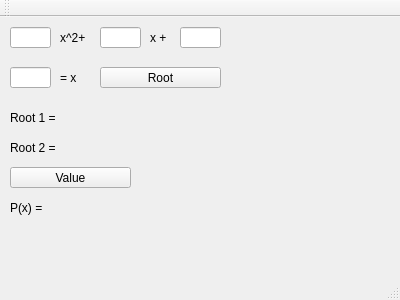
<?xml version="1.0" encoding="UTF-8"?>
<ui version="4.0">
 <class>MainWindow</class>
 <widget class="QMainWindow" name="MainWindow">
  <property name="geometry">
   <rect>
    <x>0</x>
    <y>0</y>
    <width>400</width>
    <height>300</height>
   </rect>
  </property>
  <property name="windowTitle">
   <string>MainWindow</string>
  </property>
  <widget class="QWidget" name="centralWidget">
   <widget class="QLineEdit" name="lineEdit">
    <property name="geometry">
     <rect>
      <x>10</x>
      <y>10</y>
      <width>41</width>
      <height>21</height>
     </rect>
    </property>
   </widget>
   <widget class="QLineEdit" name="lineEdit_2">
    <property name="geometry">
     <rect>
      <x>100</x>
      <y>10</y>
      <width>41</width>
      <height>21</height>
     </rect>
    </property>
   </widget>
   <widget class="QLineEdit" name="lineEdit_3">
    <property name="geometry">
     <rect>
      <x>180</x>
      <y>10</y>
      <width>41</width>
      <height>21</height>
     </rect>
    </property>
   </widget>
   <widget class="QLabel" name="label">
    <property name="geometry">
     <rect>
      <x>60</x>
      <y>10</y>
      <width>41</width>
      <height>21</height>
     </rect>
    </property>
    <property name="text">
     <string>x^2+</string>
    </property>
   </widget>
   <widget class="QLabel" name="label_2">
    <property name="geometry">
     <rect>
      <x>150</x>
      <y>10</y>
      <width>41</width>
      <height>21</height>
     </rect>
    </property>
    <property name="text">
     <string>x +</string>
    </property>
   </widget>
   <widget class="QLabel" name="label_3">
    <property name="geometry">
     <rect>
      <x>60</x>
      <y>50</y>
      <width>41</width>
      <height>21</height>
     </rect>
    </property>
    <property name="text">
     <string>= x</string>
    </property>
   </widget>
   <widget class="QLineEdit" name="lineEdit_4">
    <property name="geometry">
     <rect>
      <x>10</x>
      <y>50</y>
      <width>41</width>
      <height>21</height>
     </rect>
    </property>
   </widget>
   <widget class="QPushButton" name="pushButtonRoot">
    <property name="geometry">
     <rect>
      <x>100</x>
      <y>50</y>
      <width>121</width>
      <height>21</height>
     </rect>
    </property>
    <property name="text">
     <string>Root</string>
    </property>
   </widget>
   <widget class="QLabel" name="label_4">
    <property name="geometry">
     <rect>
      <x>10</x>
      <y>90</y>
      <width>59</width>
      <height>21</height>
     </rect>
    </property>
    <property name="text">
     <string>Root 1 =</string>
    </property>
   </widget>
   <widget class="QLabel" name="label_5">
    <property name="geometry">
     <rect>
      <x>10</x>
      <y>120</y>
      <width>59</width>
      <height>21</height>
     </rect>
    </property>
    <property name="text">
     <string>Root 2 =</string>
    </property>
   </widget>
   <widget class="QLabel" name="labelRoot1">
    <property name="geometry">
     <rect>
      <x>80</x>
      <y>90</y>
      <width>41</width>
      <height>21</height>
     </rect>
    </property>
    <property name="text">
     <string/>
    </property>
   </widget>
   <widget class="QLabel" name="labelRoot2">
    <property name="geometry">
     <rect>
      <x>80</x>
      <y>120</y>
      <width>41</width>
      <height>21</height>
     </rect>
    </property>
    <property name="text">
     <string/>
    </property>
   </widget>
   <widget class="QPushButton" name="pushButtonValue">
    <property name="geometry">
     <rect>
      <x>10</x>
      <y>150</y>
      <width>121</width>
      <height>21</height>
     </rect>
    </property>
    <property name="text">
     <string>Value</string>
    </property>
   </widget>
   <widget class="QLabel" name="label_8">
    <property name="geometry">
     <rect>
      <x>10</x>
      <y>180</y>
      <width>59</width>
      <height>21</height>
     </rect>
    </property>
    <property name="text">
     <string>P(x) =</string>
    </property>
   </widget>
   <widget class="QLabel" name="valueResult">
    <property name="geometry">
     <rect>
      <x>80</x>
      <y>180</y>
      <width>41</width>
      <height>21</height>
     </rect>
    </property>
    <property name="text">
     <string/>
    </property>
   </widget>
  </widget>
  <widget class="QMenuBar" name="menuBar">
   <property name="geometry">
    <rect>
     <x>0</x>
     <y>0</y>
     <width>400</width>
     <height>19</height>
    </rect>
   </property>
  </widget>
  <widget class="QToolBar" name="mainToolBar">
   <attribute name="toolBarArea">
    <enum>TopToolBarArea</enum>
   </attribute>
   <attribute name="toolBarBreak">
    <bool>false</bool>
   </attribute>
  </widget>
  <widget class="QStatusBar" name="statusBar"/>
 </widget>
 <layoutdefault spacing="6" margin="11"/>
 <resources/>
 <connections/>
</ui>
